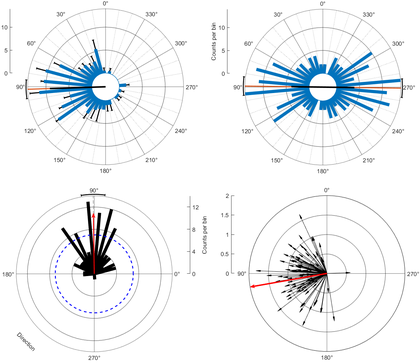
%> input picture CircStat/titleImg.png, 420 x 363 px, shrunk from 1241 x 1073 before the run
$ octave Main_File.m   (GNU Octave 9; MATLAB toolbox functions it lacks are replaced by stand-ins)
%> lines starting %> are read from the running program, lines starting %| are printed output that depends on the picture
% clears data stored in matlab:
clear;
% clears command window
clc;

addpath([cd,filesep,'CircStat']);
addpath([cd,filesep,'export_fig']);

%%
%--------------------------------------------------------------------------
% Algorithm Parameters:
% Note that these parameter names coinside with the parameters outlined in:
% W. Karlon et al, 'Measurement of Orientation and Distribution of Cellular
% Alignment and Cytoskeletal Organization', Annals of Biomedical
% Engineering, Vol. 27, pp. 712–720, 1999
%--------------------------------------------------------------------------
W = 20;     % Local window size (local window is W by W pixels in size)
s = 6;      % Size of 2D Gaussian filters (filters are s by s pixel in size)
sigma = 3;  % Sigma value of the 2D Gaussians (assuming symmetrical Gaussians)

p_local_threshold = 0.01;   % signifcance value for local Watson U2 test


%%
%--------------------------------------------------------------------------
% Load Image from file:
%--------------------------------------------------------------------------
% Select image from folder:
[filename, pathname] = uigetfile({'*.*'},'Select image to process');
%> the answer given: CircStat/titleImg.png

% Read image into matlab using pathname:
im = imread([pathname,filename]);
%> im is the input picture: size 363x420x3 uint8; mean R, G, B 238.9, 241.6, 243.8
filename = filename(logical(cumsum(ismember(filename,'.'))==0));

% Create Folder for Results:
if exist(filename,'dir') == 0
    mkdir(filename);
end

% convert to double and use only one channel:

if size(im,3) > 1
    im1 = double(im(:,:,3));
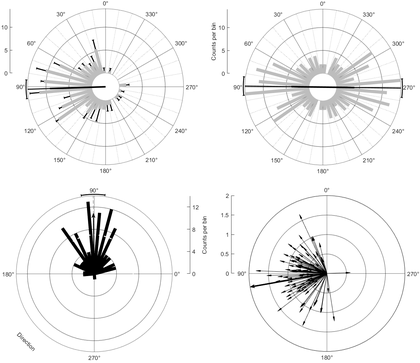
%> im1: size 363x420 double; min 0, max 255, mean 243.8
    im1 = fliplr(im1.');
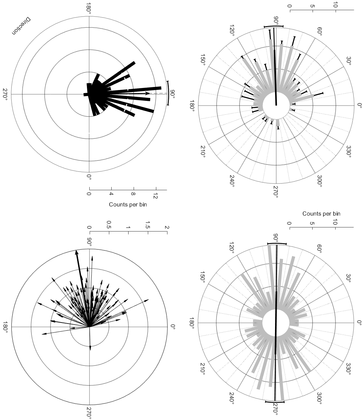
%> im1: size 420x363 double; min 0, max 255, mean 243.8; mean of the top-left, top-right, bottom-left and bottom-right quarters 242, 245.8, 244, 243.7
end
im = double(im(:,:,1));
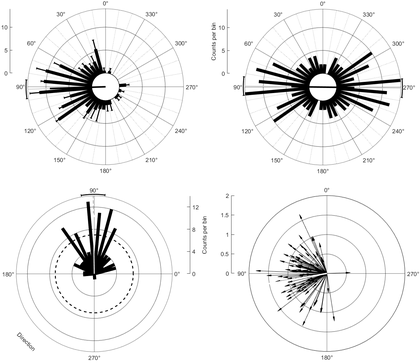
%> im: size 363x420 double; min 0, max 255, mean 238.9
im = fliplr(im.');
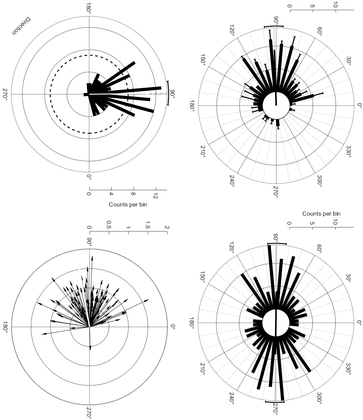
%> im: size 420x363 double; min 0, max 255, mean 238.9; mean of the top-left, top-right, bottom-left and bottom-right quarters 241.5, 239, 244.7, 230.3

% determine size of image:
[M,N] = size(im);
%> M = 420; N = 363

% Determine x and y coordinates for the image
% Note current in pixels:
% [x,y] = meshgrid(1:N, 1:M);

%%
%--------------------------------------------------------------------------
% Determine Edges of cells:
%--------------------------------------------------------------------------
[mask_edges,canny_threshold] = Determining_corticalFibers(im);
% [190 lines not run here, left out]
% [9 lines left out: functions local_sum, local_mean, not called in this run]

function pos = mask2position(mask,s_im)
%% Converts mask to a set of positions in x and y
wd=floor(s_im./2);
[X,Y]=meshgrid(-wd(2):s_im(2)-1-wd(2),-wd(1):s_im(1)-1-wd(1));
[y_cord,x_cord]=find(mask==1);
pos=[Y(y_cord+(x_cord-1)*s_im(1))+wd(1)+1,X(y_cord+(x_cord-1)*s_im(1))+wd(2)+1];
end

% [77 lines left out: functions BoundaryMask, WatsonU2Test, plot_OrientationImage, plot_PolarHist, plot_histogram, not called in this run]

function [mask_edges,thres_array] = Determining_corticalFibers(im)
%% function is a semi-automated process to determine the cortical fibers of the cells
[M,N] = size(im);
%> M = 420; N = 363

[mask{2},t] = edge(im,'canny');
%> t = [0.12 0.299]
thres_array = [max(t).*0.5, (max(t)+1)./4, 0.5];
%> thres_array = [0.149 0.325 0.5]
mask{1} = edge(im,'canny',thres_array(1));
mask{3} = edge(im,'canny',thres_array(3));
holder = {'Round 1:', 'Round 2:'};
for rot = 1:2
    for l = 1:3
        pos_canny = mask2position(mask{l},[M,N]);
        figure(l); imagesc(abs(im),[0,255]),axis image,colormap(gray)%
        hold on
        plot(pos_canny(:,2),pos_canny(:,1),'g*','MarkerSize',2,'LineWidth',1);
    end
%> this loop made 3 passes
%> pass 1, in Determining_corticalFibers, `plot(pos_canny(:,2),pos_canny(:,1),'g*','MarkerSize',2,'LineWidth',1);`:
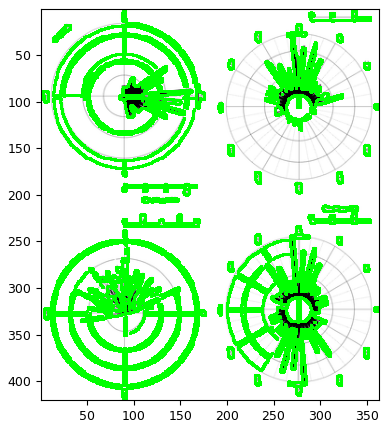
%> figure redrawn from the program's plot data
%> pass 2, in Determining_corticalFibers, `plot(pos_canny(:,2),pos_canny(:,1),'g*','MarkerSize',2,'LineWidth',1);`:
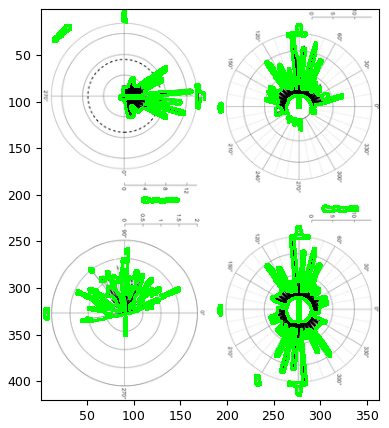
%> figure redrawn from the program's plot data
    disp(holder(rot));
    disp('Please choose which pair of figures best represents the cortical fibers of the cells')
    disp('The options are:');
    disp('A: 1 and 2');
    disp('B: 2 and 3');
    loop_trig = 1;
    while loop_trig
        prompt = 'Please type either A or B: ';
%> (the run ends here)
